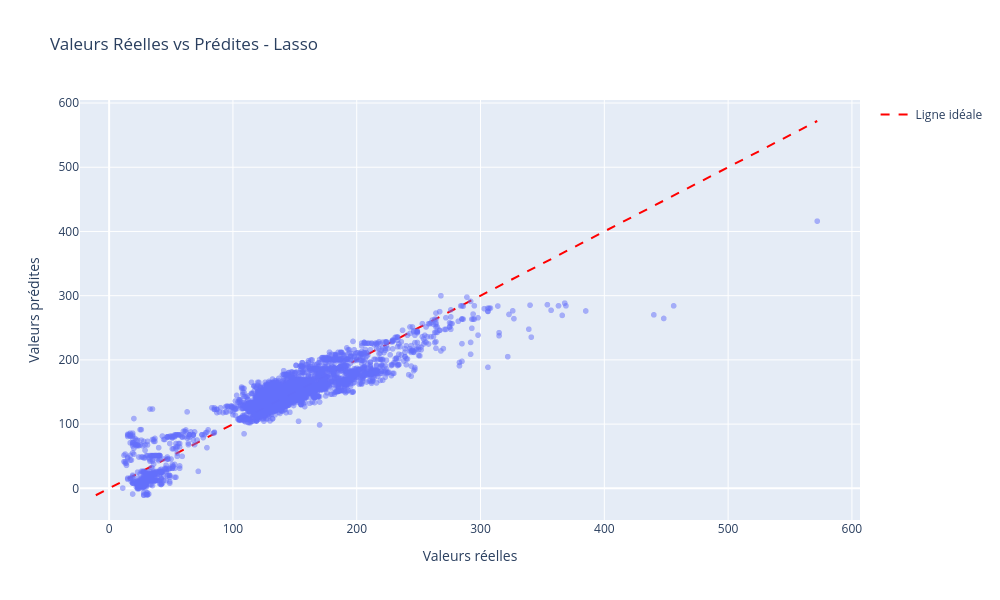

Notebook code cell kept with this figure:
### Code cell
affichage_valeurs_reelles_vs_predites_plotly(y_test, predictions_lasso, 'Lasso')

### Figure 1 — Plotly figure (JSON) as saved in the notebook; plotly's stock layout.template omitted (floating-point values rounded to 4 significant figures; data arrays with more than 128 entries replaced by an {"elided": "..."} marker saying what was removed)
{"data": [{"hovertemplate": "Valeurs réelles=%{x}<br>Valeurs prédites=%{y}<extra></extra>", "legendgroup": "", "marker": {"color": "#636efa", "opacity": 0.5, "symbol": "circle"}, "mode": "markers", "name": "", "showlegend": false, "type": "scattergl", "x": {"elided": "4779 int values"}, "xaxis": "x", "y": {"elided": "4779 float values"}, "yaxis": "y"}, {"line": {"color": "red", "dash": "dash"}, "mode": "lines", "name": "Ligne idéale", "type": "scatter", "x": [-10.75, 572], "y": [-10.75, 572]}], "layout": {"height": 600, "legend": {"tracegroupgap": 0}, "title": {"text": "Valeurs Réelles vs Prédites - Lasso"}, "width": 1000, "xaxis": {"anchor": "y", "domain": [0, 1], "showgrid": true, "title": {"text": "Valeurs réelles"}}, "yaxis": {"anchor": "x", "domain": [0, 1], "showgrid": true, "title": {"text": "Valeurs prédites"}}}}
